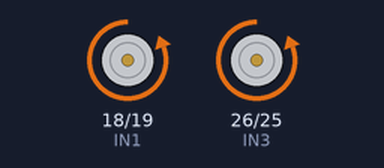
Recording of a sketch running on a simulated ESP32. On the bench: motor-driver pin pairs drawn as motors (green arrow = first pin HIGH = forward, orange = second pin HIGH = backward, longer = more drive, scaled by the enable pin). What the sketch prints to the serial monitor is not drawn.

Above: at 1.0 s.
At 4.0 s:
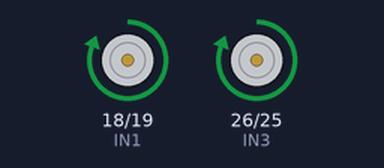
At 7.0 s:
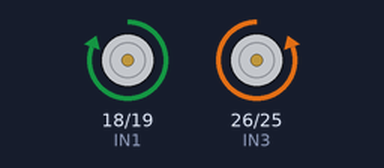
At 12.0 s:
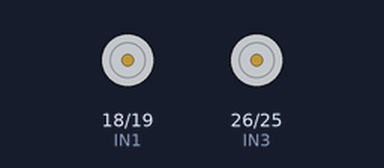
Timing chart, 0 to 16.9 s (numbered marks = the images above):
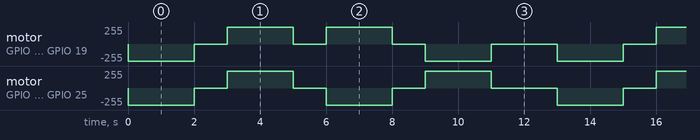

Measured:
- by itself, motor on GPIO 18 (IN1) / GPIO 19 (IN2): repeats every 13.0 s: 2 × (stopped 1.0 s, forward 255/255 2.0 s), stopped 1.0 s, backward 255/255 2.0 s, stopped 2.0 s, backward 255/255 2.0 s
- by itself, motor on GPIO 26 (IN3) / GPIO 25 (IN4): repeats every 13.0 s: stopped 1.0 s, forward 255/255 2.0 s, stopped 1.0 s, backward 255/255 2.0 s, stopped 1.0 s, forward 255/255 2.0 s, stopped 2.0 s, backward 255/255 2.0 s

The sketch:

test_mobileRoboWithOUTMQTT.ino
```cpp
#include <Arduino.h>

// ===== Motor Pin Config =====
const int ENA = 21; // PWM left
const int IN1 = 18;
const int IN2 = 19;

const int ENB = 27; // PWM right
const int IN3 = 26;
const int IN4 = 25;

// ===== Motor Functions =====
void forward() {
  digitalWrite(IN1, LOW);
  digitalWrite(IN2, HIGH);
  digitalWrite(IN3, LOW);
  digitalWrite(IN4, HIGH);
  analogWrite(ENA, 255);
  analogWrite(ENB, 255);
}

void backward() {
  digitalWrite(IN1, HIGH);
  digitalWrite(IN2, LOW);
  digitalWrite(IN3, HIGH);
  digitalWrite(IN4, LOW);
  analogWrite(ENA, 255);
  analogWrite(ENB, 255);
}

void leftTurn() {
  digitalWrite(IN1, HIGH);
  digitalWrite(IN2, LOW);
  digitalWrite(IN3, LOW);
  digitalWrite(IN4, HIGH);
  analogWrite(ENA, 255);
  analogWrite(ENB, 255);
}

void rightTurn() {
  digitalWrite(IN1, LOW);
  digitalWrite(IN2, HIGH);
  digitalWrite(IN3, HIGH);
  digitalWrite(IN4, LOW);
  analogWrite(ENA, 255);
  analogWrite(ENB, 255);
}

void stopMotors() {
  analogWrite(ENA, 0);
  analogWrite(ENB, 0);
  digitalWrite(IN1, LOW);
  digitalWrite(IN2, LOW);
  digitalWrite(IN3, LOW);
  digitalWrite(IN4, LOW);
}

void setup() {
  Serial.begin(115200);

  // Motor pins
  pinMode(IN1, OUTPUT);
  pinMode(IN2, OUTPUT);
  pinMode(IN3, OUTPUT);
  pinMode(IN4, OUTPUT);
  pinMode(ENA, OUTPUT);
  pinMode(ENB, OUTPUT);

  stopMotors();
  Serial.println("✅ ESP32 + L298N พร้อมทดสอบความเร็วเต็ม (255)");
}

void loop() {
  Serial.println("Forward");
  forward();
  delay(2000);

  Serial.println("Stop");
  stopMotors();
  delay(1000);

  Serial.println("Backward");
  backward();
  delay(2000);

  Serial.println("Stop");
  stopMotors();
  delay(1000);

  Serial.println("Left Turn");
  leftTurn();
  delay(2000);

  Serial.println("Stop");
  stopMotors();
  delay(1000);

  Serial.println("Right Turn");
  rightTurn();
  delay(2000);

  Serial.println("Stop");
  stopMotors();
  delay(2000);
}
```
